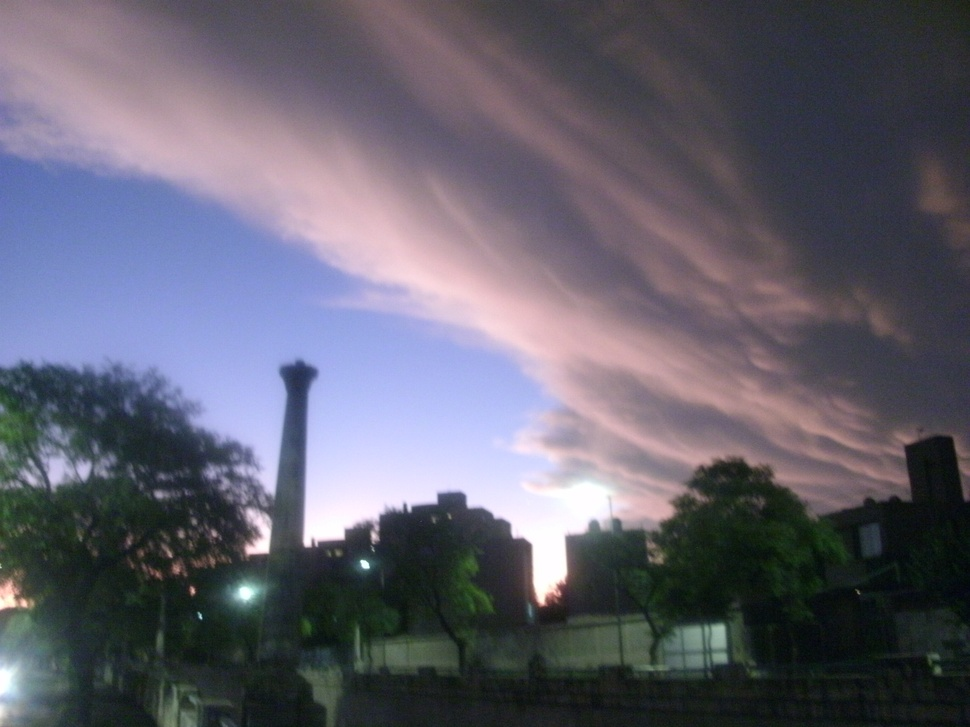
#> input picture Ejercicio_N°16/paisaje.JPG, 970 x 727 px, shrunk from 3264 x 2448 before the run, found by its file name
$ python Ejercicio_Numero_16.py
#> lines starting #> are read from the running program, lines starting #| are printed output that depends on the picture
from PIL import Image
opc=0
# Abrir la imagen
imagen = Image.open("paisaje.jpg")
#> imagen is the input picture: PIL image 970x727 RGB; mean R, G, B 98.4, 96.6, 109.9
imagen = imagen.convert("RGB")

ancho, alto = imagen.size  # dimensiones originales
#> ancho = 970; alto = 727

print("Elige 1 si quieres rotar la imagen a 90°, 2 si la quieres a 180, 3 si la quieres a 90° pero al lado contrario")
opc=int(input())
#> the answer given: 3
if (opc==1):
    # Rotada a 90°
    rotada90 = Image.new("RGB", (alto, ancho))
    for x in range(ancho):
        for y in range(alto):
            pixel = imagen.getpixel((x, y))
            nuevo_x = y
            nuevo_y = ancho - 1 - x
            rotada90.putpixel((nuevo_x, nuevo_y), pixel)

    #muestra la imagen en 90°
    rotada90.show()
else:
    if (opc==2):
        #Rotada 180°
        rotada180 = Image.new("RGB", (ancho, alto))
        for x in range(ancho):
            for y in range(alto):
                pixel = imagen.getpixel((x, y))
                nuevo_x = ancho - 1 - x
                nuevo_y = alto - 1 - y
                rotada180.putpixel((nuevo_x, nuevo_y), pixel)
        # Mostrar imagen rotada 180°
        rotada180.show()

    if (opc==3):
        # Crear una nueva imagen vacía (invertimos dimensiones)
        rotada90_izq = Image.new("RGB", (alto, ancho))
#> rotada90_izq: PIL image 727x970 RGB; every value is 0
        # Recorrer píxeles
        for x in range(ancho):
            for y in range(alto):
                pixel = imagen.getpixel((x, y))
                # Fórmula para girar a la izquierda (-90°)
                nuevo_x = alto - 1 - y
                nuevo_y = x

                rotada90_izq.putpixel((nuevo_x, nuevo_y), pixel)
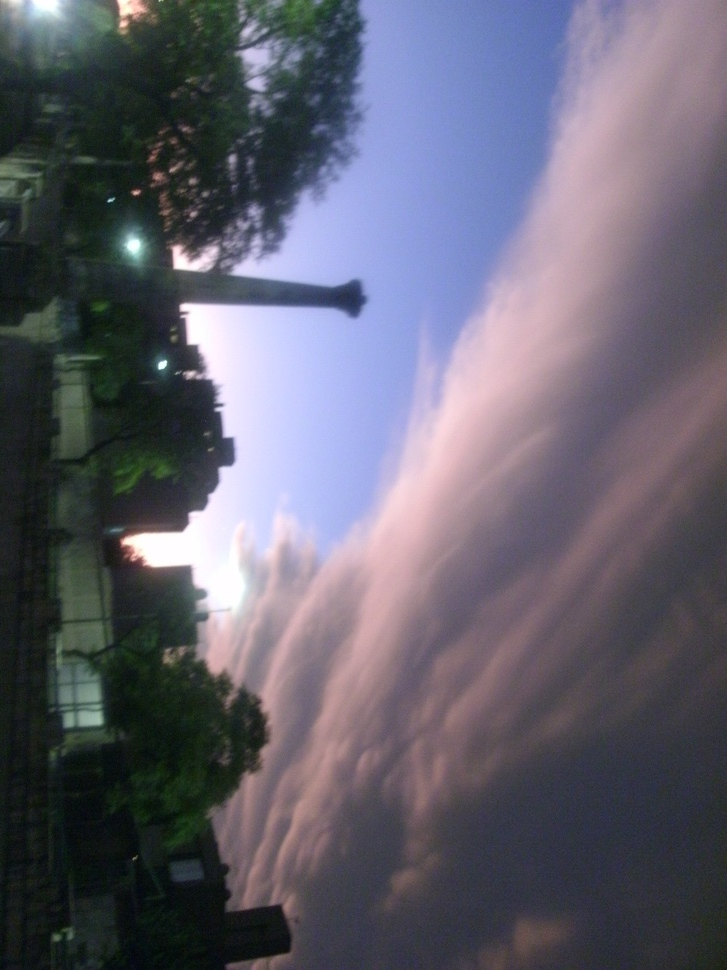
#> rotada90_izq: PIL image 727x970 RGB; mean R, G, B 98.4, 96.6, 109.9

    # Mostrar la imagen
    rotada90_izq.show()
